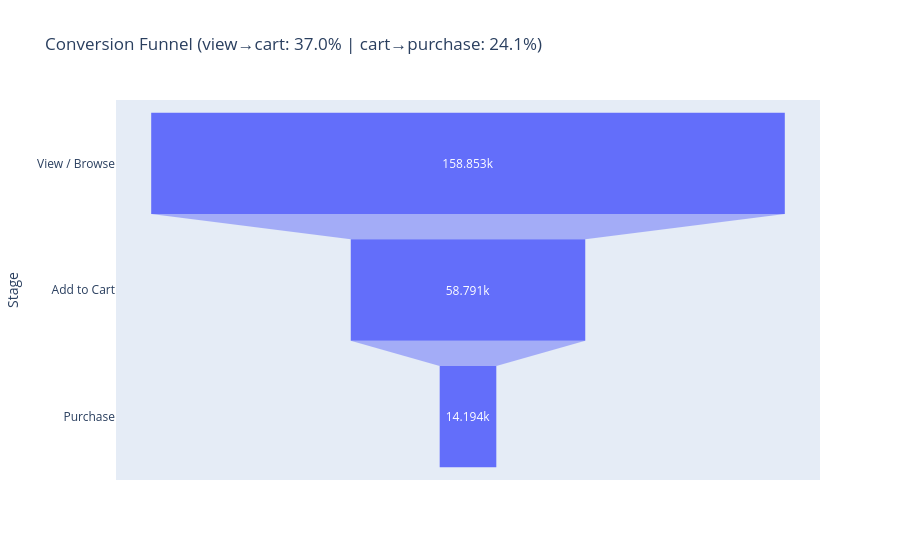

Notebook code for this chart:
### Markdown cell above
## §4 · Purchase Conversion Funnel
Phễu chuyển đổi từ lượt view → thêm giỏ → chốt đơn.

### Code cell
c = df["event_type_behav"].value_counts()
n_view    = int(c.get("detail_click", 0))
n_cart    = int(c.get("add_to_cart",  0))
n_remove  = int(c.get("remove_cart",  0))
n_pur     = int(c.get("purchase",     0))

funnel_df = pd.DataFrame({
    "Stage": ["View / Browse", "Add to Cart", "Purchase"],
    "Count": [n_view + n_cart, n_cart, n_pur]
})
view_to_cart = n_cart / (n_view + n_cart) * 100 if (n_view + n_cart) > 0 else 0
cart_to_pur  = n_pur / n_cart  * 100 if n_cart > 0 else 0
abandon_rate = n_remove / n_cart * 100 if n_cart > 0 else 0

fig_f = px.funnel(funnel_df, x="Count", y="Stage",
                  title=f"Conversion Funnel (view→cart: {view_to_cart:.1f}% | cart→purchase: {cart_to_pur:.1f}%)")
fig_f.write_image(str(FIG_DIR / "fig_funnel.png"), scale=2)
fig_f.show()

print(f"View events      : {n_view:,}")
print(f"Add-to-cart      : {n_cart:,}   ({view_to_cart:.1f}% of views)")
print(f"Purchase         : {n_pur:,}   ({cart_to_pur:.1f}% of carts)")
print(f"Remove-cart      : {n_remove:,}  → abandon rate {abandon_rate:.1f}%")

### Figure 1 — Plotly figure (JSON) as saved in the notebook; plotly's stock layout.template omitted (floating-point values rounded to 4 significant figures)
{"data": [{"hovertemplate": "Count=%{x}<br>Stage=%{y}<extra></extra>", "legendgroup": "", "marker": {"color": "#636efa"}, "name": "", "orientation": "h", "showlegend": false, "type": "funnel", "x": [158853, 58791, 14194], "xaxis": "x", "y": ["View / Browse", "Add to Cart", "Purchase"], "yaxis": "y"}], "layout": {"legend": {"tracegroupgap": 0}, "title": {"text": "Conversion Funnel (view→cart: 37.0% | cart→purchase: 24.1%)"}, "xaxis": {"anchor": "y", "domain": [0, 1], "title": {"text": "Count"}}, "yaxis": {"anchor": "x", "domain": [0, 1], "title": {"text": "Stage"}}}}
